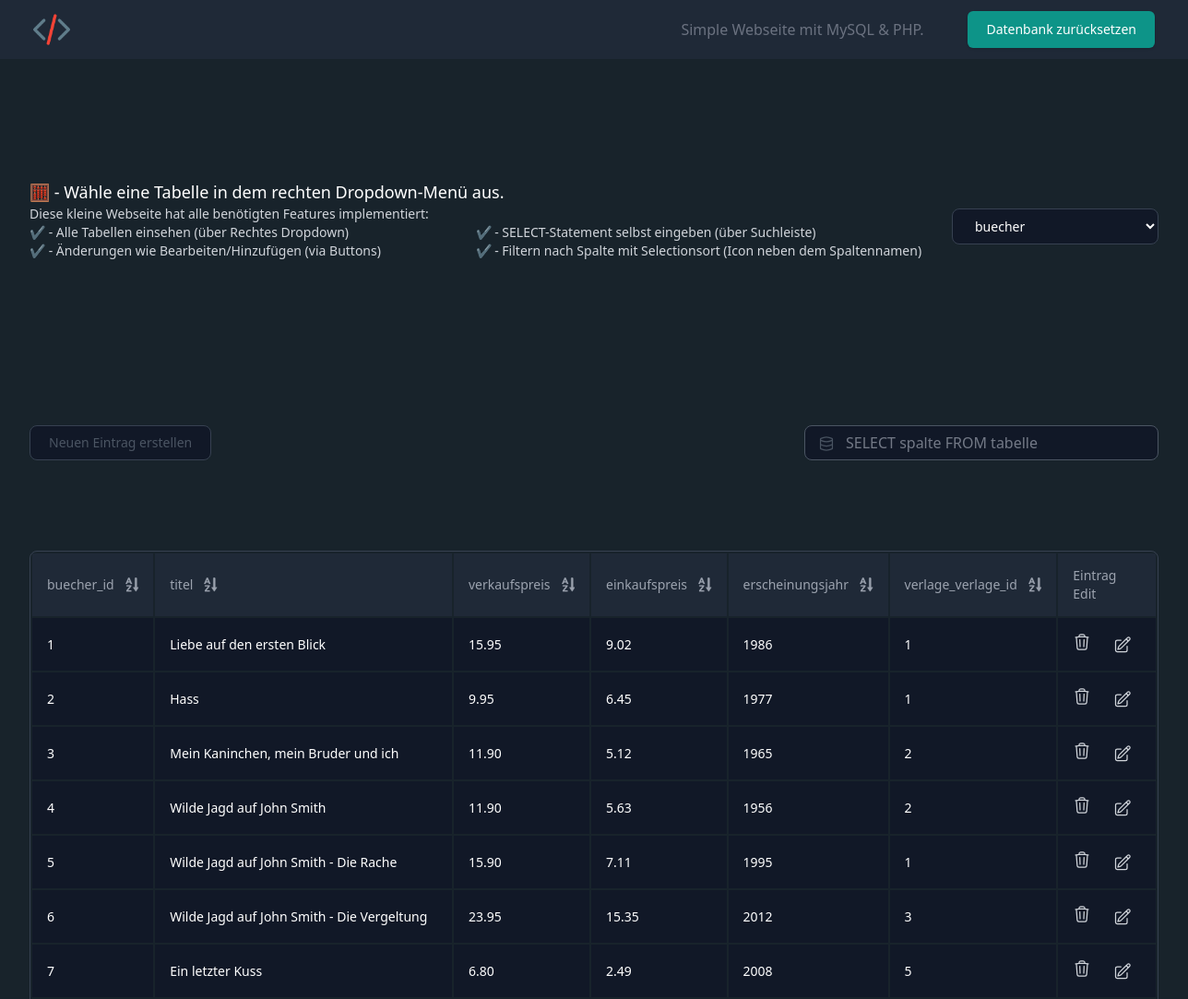
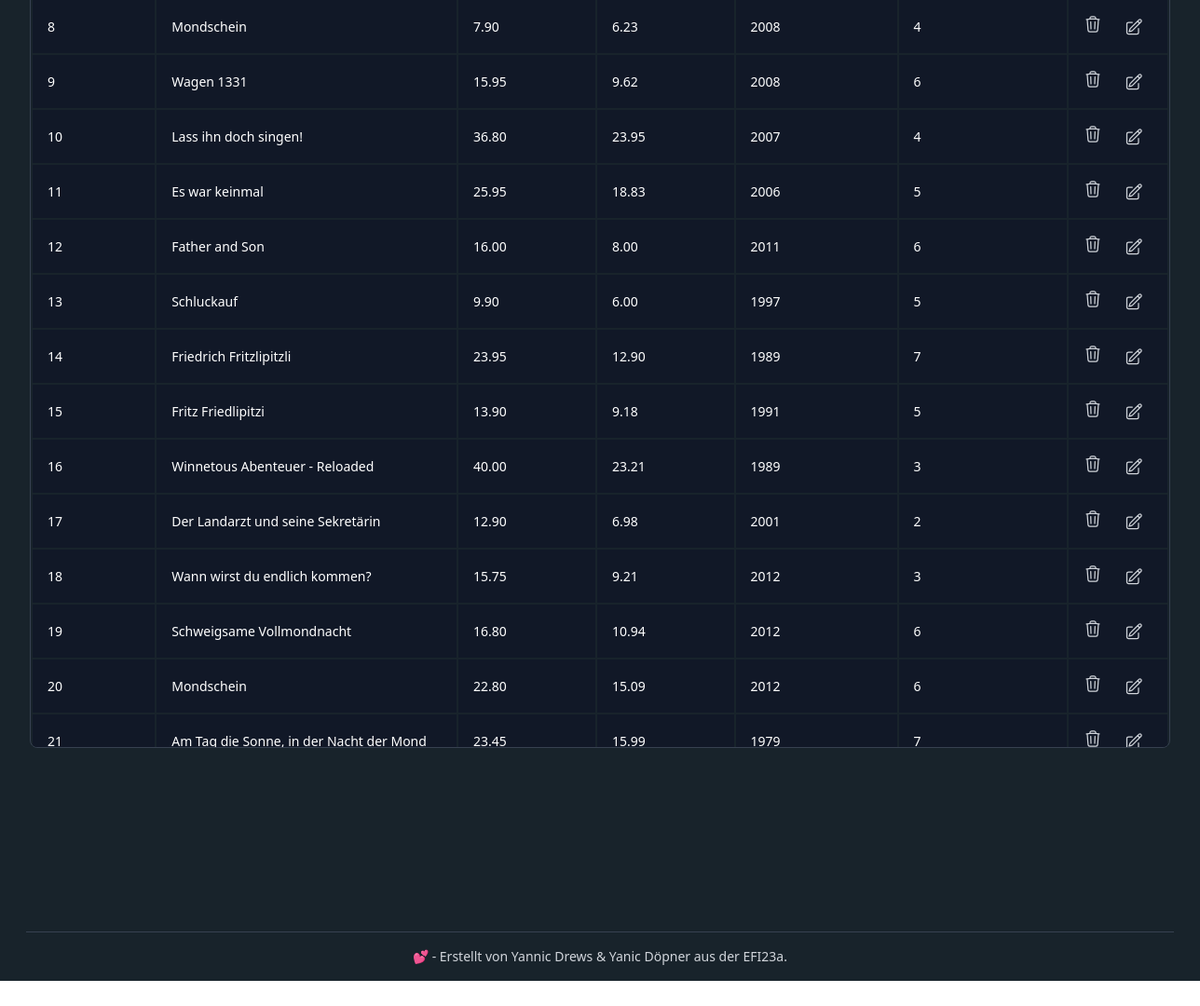
The page / on the database its author committed (2 pictures, top to bottom).
### tables this page shows
CREATE TABLE `buecher` (
  `buecher_id` int(11) NOT NULL,
  `titel` varchar(200) NOT NULL,
  `verkaufspreis` decimal(5,2) NOT NULL,
  `einkaufspreis` decimal(5,2) NOT NULL,
  `erscheinungsjahr` int(11) NOT NULL,
  `verlage_verlage_id` int(11) NOT NULL
);

### assets/php/url_queries.php (called while the page is built, shortened)
<?php
function getTableDataByURL(): void {
    if (isset($_GET['sql_statement'])) {
        getAllTableData(null, $_GET['sql_statement']);
    } else if (isset($_GET['dropdownSelect'])) {
        $table = $_GET['dropdownSelect'];
        getAllTableData(null, 'SELECT * FROM '.$table);
    } else {
        getAllTableData();
    }
}

### assets/php/table.php (the view, shortened to what this page needs)
<?php
require_once 'assets/php/main.php';
$tableData = [];
$columnNames = null;
$current_table = $_GET['dropdownSelect'] ?? "Wähle eine Tabelle in dem rechten Dropdown-Menü aus.";
function getAllTableData($table = null, $statement = null, $only_table = null): array {
    global $conn;
    global $tableData;
    if ($table == null) {
        $table = "buecher";
    }
    if ($statement != null) {
        $SQL = str_replace(";", "", $statement);
    } else {
        $SQL = 	"SELECT * FROM ". $table;
    }
    $result = $conn->query($SQL);
    while($row = $result->fetch_assoc()){
        $tableData[] = $row;
    }
    return $tableData;
}
function buildTableHeaders(): void {
    global $tableData;
    $columnNames = array_keys($tableData[0]);
    echo '<tr>';
    foreach ($columnNames as $columnName) {
        echo '
            <th scope="col" class="py-3.5 px-4 text-sm font-normal text-left text-gray-400">
                <button class="flex items-center gap-x-3 focus:outline-none cursor-default">
                    <span>' . htmlspecialchars($columnName) . '</span>
                    <a id="ahref_'. $columnName . '">
                        <svg class="h-4 hover:text-white text-current cursor-pointer" viewBox="0 0 10 11" fill="none" xmlns="http://www.w3.org/2000/svg">
                            <path d="M2.13347 0.0999756H2.98516L5.01902 4.79058H3.86226L3.45549 3.79907H1.63772L1.24366 4.79058H0.0996094L2.13347 0.0999756ZM2.54025 1.46012L1.96822 2.92196H3.11227L2.54025 1.46012Z" fill="currentColor" stroke="currentColor" stroke-width="0.1" />
                            <path d="M0.722656 9.60832L3.09974 6.78633H0.811638V5.87109H4.35819V6.78633L2.01925 9.60832H4.43446V10.5617H0.722656V9.60832Z" fill="currentColor" stroke="currentColor" stroke-width="0.1" />
                            <path d="M8.45558 7.25664V7.40664H8.60558H9.66065C9.72481 7.40664 9.74667 7.42274 9.75141 7.42691C9.75148 7.42808 9.75146 7.42993 9.75116 7.43262C9.75001 7.44265 9.74458 7.46304 9.72525 7.49314C9.72522 7.4932 9.72518 7.49326 9.72514 7.49332L7.86959 10.3529L7.86924 10.3534C7.83227 10.4109 7.79863 10.418 7.78568 10.418C7.77272 10.418 7.73908 10.4109 7.70211 10.3534L7.70177 10.3529L5.84621 7.49332C5.84617 7.49325 5.84612 7.49318 5.84608 7.49311C5.82677 7.46302 5.82135 7.44264 5.8202 7.43262C5.81989 7.42993 5.81987 7.42808 5.81994 7.42691C5.82469 7.42274 5.84655 7.40664 5.91071 7.40664H6.96578H7.11578V7.25664V0.633865C7.11578 0.42434 7.29014 0.249976 7.49967 0.249976H8.07169C8.28121 0.249976 8.45558 0.42434 8.45558 0.633865V7.25664Z" fill="currentColor" stroke="currentColor" stroke-width="0.3" />
                        </svg>
                    </a>
                </button>
            </th>';
    }
    echo '
        <th scope="col" class="py-3.5 px-4 text-sm font-normal text-left text-gray-400">
            <span>Eintrag Edit</span>
        </th>';
    echo '</tr>';
}
function buildTableRows(): void {
    global $tableData;
    global $columnNames;
    foreach ($tableData as $row) {
        echo '<tr>';
        $columnContent = null;
        $count = 0;
        foreach ($row as $cell) {
            if ($count === 0) {
                $columnContent = htmlspecialchars($cell);
            }
            echo '<td class="px-4 py-4 text-sm font-medium whitespace-nowrap">';
            echo htmlspecialchars($cell);
            echo '</td>';
            $count += 1;
        }
        echo '
            <td class="px-4 py-4 text-sm whitespace-nowrap">
                <div class="flex items-center gap-x-6">
                    <form method="post">
                        <button type="submit" name="deleteRow" value="' . $columnNames[0] . ' = '. $columnContent . '" class="text-gray-300 transition-colors duration-200 hover:text-red-500 focus:outline-none">
                            <svg xmlns="http://www.w3.org/2000/svg" fill="none" viewBox="0 0 24 24" stroke-width="1.5" stroke="currentColor" class="w-5 h-5">
                                <path stroke-linecap="round" stroke-linejoin="round" d="M14.74 9l-.346 9m-4.788 0L9.26 9m9.968-3.21c.342.052.682.107 1.022.166m-1.022-.165L18.16 19.673a2.25 2.25 0 01-2.244 2.077H8.084a2.25 2.25 0 01-2.244-2.077L4.772 5.79m14.456 0a48.108 48.108 0 00-3.478-.397m-12 .562c.34-.059.68-.114 1.022-.165m0 0a48.11 48.11 0 013.478-.397m7.5 0v-.916c0-1.18-.91-2.164-2.09-2.201a51.964 51.964 0 00-3.32 0c-1.18.037-2.09 1.022-2.09 2.201v.916m7.5 0a48.667 48.667 0 00-7.5 0" />
                            </svg>
                        </button>
                    </form>
                    <button class="transition-colors duration-200 hover:text-yellow-500 text-gray-300 focus:outline-none">
                        <svg xmlns="http://www.w3.org/2000/svg" fill="none" viewBox="0 0 24 24" stroke-width="1.5" stroke="currentColor" class="w-5 h-5">
                            <path stroke-linecap="round" stroke-linejoin="round" d="M16.862 4.487l1.687-1.688a1.875 1.875 0 112.652 2.652L10.582 16.07a4.5 4.5 0 01-1.897 1.13L6 18l.8-2.685a4.5 4.5 0 011.13-1.897l8.932-8.931zm0 0L19.5 7.125M18 14v4.75A2.25 2.25 0 0115.75 21H5.25A2.25 2.25 0 013 18.75V8.25A2.25 2.25 0 015.25 6H10" />
                        </svg>
                    </button>
                </div>
            </td>
        </tr>';
    }
}

### index.php (shortened to what this page needs)
<!DOCTYPE html>
<html lang="de">
  <head>
    <script src="https://cdn.tailwindcss.com"></script>
    <link rel="stylesheet" href="assets/css/style.css">
  </head>
  <body class="overflow-hidden">
    <?php include_once 'assets/php/buttons.php' ?>
    <header class="bg-card">
      <div class="mx-auto max-w-screen-xl px-6 px-8">
        <div class="flex h-16 items-center justify-between">
          <a href="index.php">
              <img src="assets/img/logo.png" alt="Logo" width="40" height="40">
          </a>
          <div class="flex items-center gap-12">
            <span>
              <a class="text-gray-500">Simple Webseite mit MySQL & PHP.</a>
            </span>
            <form id="ResetForm" method="post">
                <input type="submit" name="reset_db" id="reset_db" value="Datenbank zurücksetzen"
                       class="rounded-md bg-teal-600 px-5 py-2.5 text-sm font-medium text-white shadow cursor-pointer
                      transition hover:bg-teal-600/80" />
            </form>
          </div>
        </div>
      </div>
    </header>
    <section class="grid pt-10 pb-2 px-8 min-h-full w-full bg-full text-white h-full px-4">
        <?php include_once 'assets/php/table.php' ?>
        <div class="sm:flex items-center justify-between">
            <div>
                <div class="flex items-center gap-x-3">
                    <h2 class="text-lg font-medium text-white">🧮 - <?php global $current_table; echo $current_table; ?></h2>
                </div>
                <p class="text-gray-300 text-sm">Diese kleine Webseite hat alle benötigten Features implementiert:</p>
                <div class="grid grid-cols-2 grid-rows-2 gap-0 gap-y-0 mb-0">
                    <p class="text-gray-300 text-sm">✔ - Alle Tabellen einsehen (über Rechtes Dropdown)</p>
                    <p class="text-gray-300 text-sm">✔ - SELECT-Statement selbst eingeben (über Suchleiste)</p>
                    <p class="text-gray-300 text-sm">✔ - Änderungen wie Bearbeiten/Hinzufügen (via Buttons)</p>
                    <p class="text-gray-300 text-sm">✔ - Filtern nach Spalte mit Selectionsort (Icon neben dem Spaltennamen)</p>
                </div>
            </div>
            <div class="flex items-center mt-4 gap-x-3">
                <form id="dropdownForm" action="" method="get">
                    <label for="dropdownSelect">
                        <select id="dropdownSelect" name="dropdownSelect" onchange="this.form.submit()" class="flex items-center text-white justify-center w-1/2 px-5 py-2 text-sm text-gray-700 transition-colors duration-200 border rounded-lg gap-x-2 sm:w-auto dark:hover:bg-gray-800 bg-gray-900 hover:bg-gray-100 border-gray-700">
                            <option disabled selected hidden="hidden" value=""><?php $placeholder = $_GET['dropdownSelect'] ?? "buecher"; echo $placeholder;?></option>
                        </select>
                    </label>
                </form>
            </div>
        </div>
        <div class="flex items-center justify-between pb-4">
            <div class="inline-flex overflow-hidden border divide-x rounded-lg bg-gray-900 border-gray-700 divide-gray-700">
                <button class="px-5 py-2 text-xs font-medium text-gray-600 transition-colors duration-200 sm:text-sm dark:hover:bg-gray-800 dark:text-gray-300 hover:bg-gray-100">
                    Neuen Eintrag erstellen
                </button>
            </div>
            <div class="relative flex items-center mt-0">
                <span class="absolute ml-3.5 mt-0.5">
                </span>
                <form id="SearchForm" method="get">
                    <label><input type="text" name="sql_statement" id="sql_statement"
                                  placeholder="SELECT spalte FROM tabelle"
                                  class="block py-1.5 pr-5 border rounded-lg w-96 placeholder-gray-400/70 pl-11
                                  bg-gray-900 text-gray-300 border-gray-600 focus:border-blue-300 focus:ring-blue-300
                                  focus:outline-none focus:ring focus:ring-opacity-40">
                    </label>
                </form>
            </div>
        </div>
        <div class="flex flex-col">
            <div class="-my-2 overflow-x-auto -mx-8">
                <div class="inline-block min-w-full align-middle px-8">
                    <div class="overflow-auto border border-gray-700 rounded-lg" style="max-height: 55vh;">
                        <table class="table-fixed border-separate min-w-full divide-y divide-gray-700" id="mysql-table">
                            <thead class="bg-gray-800 sticky top-0">
                                <?php
                                    getTableDataByURL();
                                    if (!empty($tableData)) {
                                        buildTableHeaders();
                                    } else {
                                        echo "<div class='flex justify-center align-center h-full'>Die Tabelle ist leer.</div>";
                                    }?>
                            </thead>
                            <tbody class="divide-y divide-gray-700 bg-gray-900 overflow-y-auto border border-collapse
                            border-spacing-y-0.5 border-gray-700 border rounded-b-lg">
                                <?php buildTableRows();  ?>
                            </tbody>
                        </table>
                    </div>
                </div>
            </div>
        </div>
    </section>
    <footer class="bg-full">
      <div class="container px-6 py-4 mx-auto" style="padding-top: 1px;">
        <hr class="my-4 border-gray-700" />
        <div class="flex items-center justify-center">
          <p class="text-sm text-gray-300">💕 - Erstellt von Yannic Drews & Yanic Döpner aus der EFI23a.</p>
        </div>
      </div>
    </footer>
  </body>
</html>

### assets/css/style.css (style rules this page uses)
.bg-card { background-color: #1f2937; }
.min-h-full { min-height: 85.4vh !important; }
.bg-full { background-color: #18232b; }

### rows shown on the page
buecher: cell "1", titel "Liebe auf den ersten Blick", verkaufspreis "15.95", einkaufspreis "9.02", erscheinungsjahr "1986"
buecher: buecher_id "2", titel "Hass", verkaufspreis "9.95", einkaufspreis "6.45", erscheinungsjahr "1977", verlage_verlage "1"
buecher: buecher_id "3", titel "Mein Kaninchen, mein Bruder und ich", verkaufspreis "11.90", einkaufspreis "5.12", erscheinungsjahr "1965", verlage_verlage "2"
buecher: buecher_id "4", titel "Wilde Jagd auf John Smith", verkaufspreis "11.90", einkaufspreis "5.63", erscheinungsjahr "1956", verlage_verlage "2"
buecher: buecher_id "5", titel "Wilde Jagd auf John Smith - Die Rache", verkaufspreis "15.90", einkaufspreis "7.11", erscheinungsjahr "1995", verlage_verlage "1"
buecher: buecher_id "6", titel "Wilde Jagd auf John Smith - Die Vergeltung", verkaufspreis "23.95", einkaufspreis "15.35", erscheinungsjahr "2012", verlage_verlage "3"
buecher: buecher_id "7", titel "Ein letzter Kuss", verkaufspreis "6.80", einkaufspreis "2.49", erscheinungsjahr "2008", verlage_verlage "5"
buecher: buecher_id "8", titel "Mondschein", verkaufspreis "7.90", einkaufspreis "6.23", erscheinungsjahr "2008", verlage_verlage "4"
buecher: buecher_id "9", titel "Wagen 1331", verkaufspreis "15.95", einkaufspreis "9.62", erscheinungsjahr "2008", verlage_verlage "6"
buecher: buecher_id "10", titel "Lass ihn doch singen!", verkaufspreis "36.80", einkaufspreis "23.95", erscheinungsjahr "2007", verlage_verlage "4"
buecher: buecher_id "11", titel "Es war keinmal", verkaufspreis "25.95", einkaufspreis "18.83", erscheinungsjahr "2006", verlage_verlage "5"
buecher: buecher_id "12", titel "Father and Son", verkaufspreis "16.00", einkaufspreis "8.00", erscheinungsjahr "2011", verlage_verlage "6"
buecher: buecher_id "13", titel "Schluckauf", verkaufspreis "9.90", einkaufspreis "6.00", erscheinungsjahr "1997", verlage_verlage "5"
buecher: buecher_id "14", titel "Friedrich Fritzlipitzli", verkaufspreis "23.95", einkaufspreis "12.90", erscheinungsjahr "1989", verlage_verlage "7"
buecher: buecher_id "15", titel "Fritz Friedlipitzi", verkaufspreis "13.90", einkaufspreis "9.18", erscheinungsjahr "1991", verlage_verlage "5"
buecher: buecher_id "16", titel "Winnetous Abenteuer - Reloaded", verkaufspreis "40.00", einkaufspreis "23.21", erscheinungsjahr "1989", verlage_verlage "3"
buecher: buecher_id "17", titel "Der Landarzt und seine Sekretärin", verkaufspreis "12.90", einkaufspreis "6.98", erscheinungsjahr "2001", verlage_verlage "2"
buecher: buecher_id "18", titel "Wann wirst du endlich kommen?", verkaufspreis "15.75", einkaufspreis "9.21", erscheinungsjahr "2012", verlage_verlage "3"
buecher: buecher_id "19", titel "Schweigsame Vollmondnacht", verkaufspreis "16.80", einkaufspreis "10.94", erscheinungsjahr "2012", verlage_verlage "6"
buecher: buecher_id "20", titel "Mondschein", verkaufspreis "22.80", einkaufspreis "15.09", erscheinungsjahr "2012", verlage_verlage "6"
buecher: buecher_id "21", titel "Am Tag die Sonne, in der Nacht der Mond", verkaufspreis "23.45", einkaufspreis "15.99", erscheinungsjahr "1979", verlage_verlage "7"

### other values the page prints
$current_table "Wähle eine Tabelle in dem rechten Dropdown-Menü aus."
$columnName "buecher_id"
$columnName "titel"
$columnName "verkaufspreis"
$columnName "einkaufspreis"
$columnName "erscheinungsjahr"
$columnName "verlage_verlage_id"
form field dropdownSelect "buecher"
